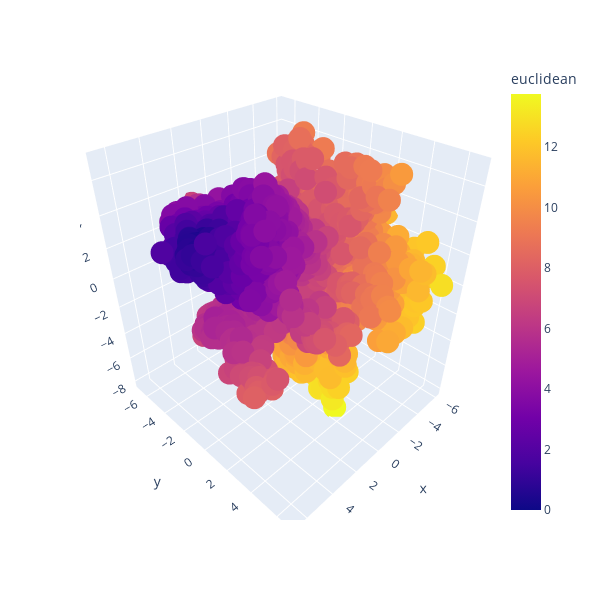

The code cell stored with this chart in its notebook:
### Code cell
# Calculate euclidean distance
from scipy.spatial import distance

euclidean = distance.cdist(data, data[-1].reshape(1, -1), 'euclidean').flatten()

plot_scatter(data, {'euclidean':  euclidean}, 'euclidean')

### Figure 1 — Plotly figure (JSON) as saved in the notebook; plotly's stock layout.template omitted (floating-point values rounded to 4 significant figures; data arrays with more than 128 entries replaced by an {"elided": "..."} marker saying what was removed)
{"data": [{"customdata": {"elided": "3175x1 float values"}, "hovertemplate": "x=%{x}<br>y=%{y}<br>z=%{z}<br>euclidean=%{marker.color}<extra></extra>", "legendgroup": "", "marker": {"color": {"elided": "3175 float values"}, "coloraxis": "coloraxis", "symbol": "circle"}, "mode": "markers", "name": "", "scene": "scene", "showlegend": false, "type": "scatter3d", "x": {"elided": "3175 float values"}, "y": {"elided": "3175 float values"}, "z": {"elided": "3175 float values"}}], "layout": {"coloraxis": {"colorbar": {"title": {"text": "euclidean"}}, "colorscale": [[0, "#0d0887"], [0.1111, "#46039f"], [0.2222, "#7201a8"], [0.3333, "#9c179e"], [0.4444, "#bd3786"], [0.5556, "#d8576b"], [0.6667, "#ed7953"], [0.7778, "#fb9f3a"], [0.8889, "#fdca26"], [1, "#f0f921"]]}, "height": 600, "legend": {"tracegroupgap": 0}, "margin": {"t": 60}, "scene": {"domain": {"x": [0, 1], "y": [0, 1]}, "xaxis": {"title": {"text": "x"}}, "yaxis": {"title": {"text": "y"}}, "zaxis": {"title": {"text": "z"}}}, "width": 600}}
